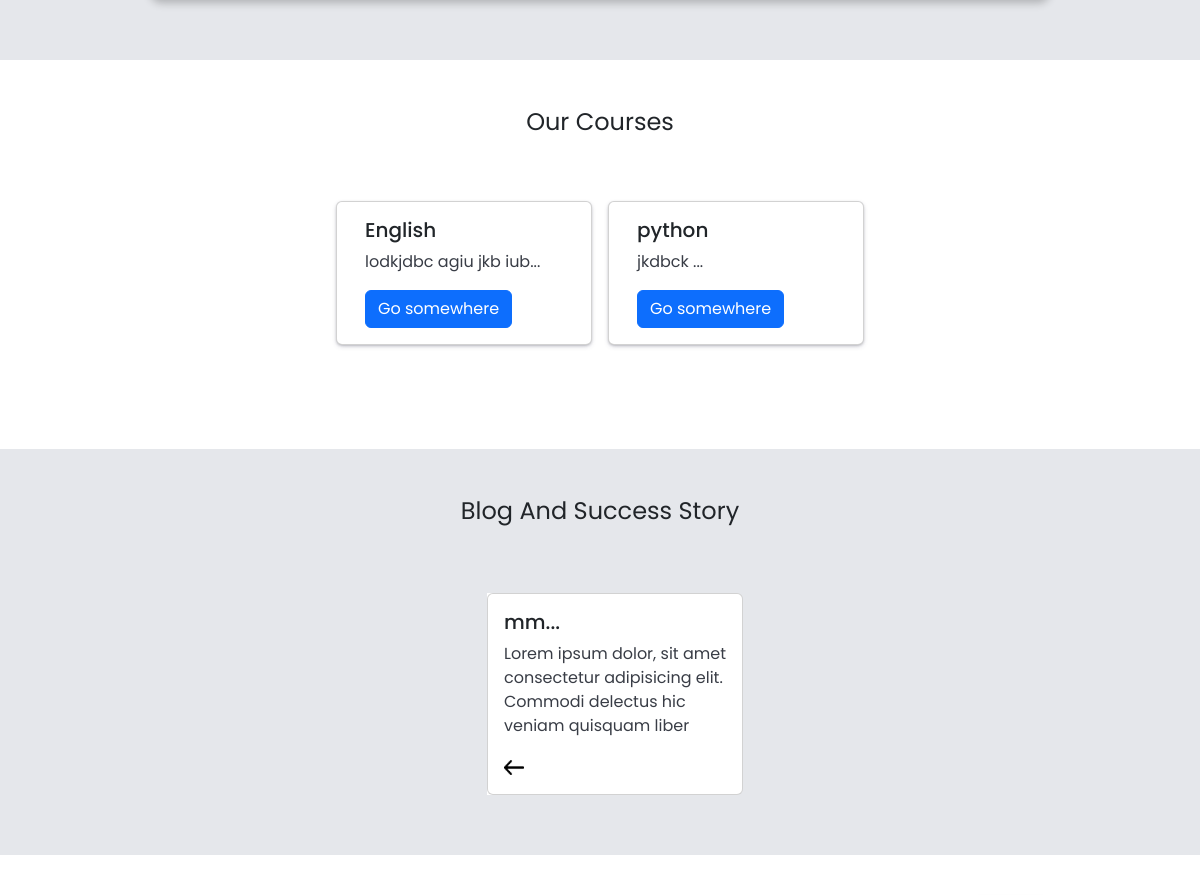
The app's page / (middle part), older data.
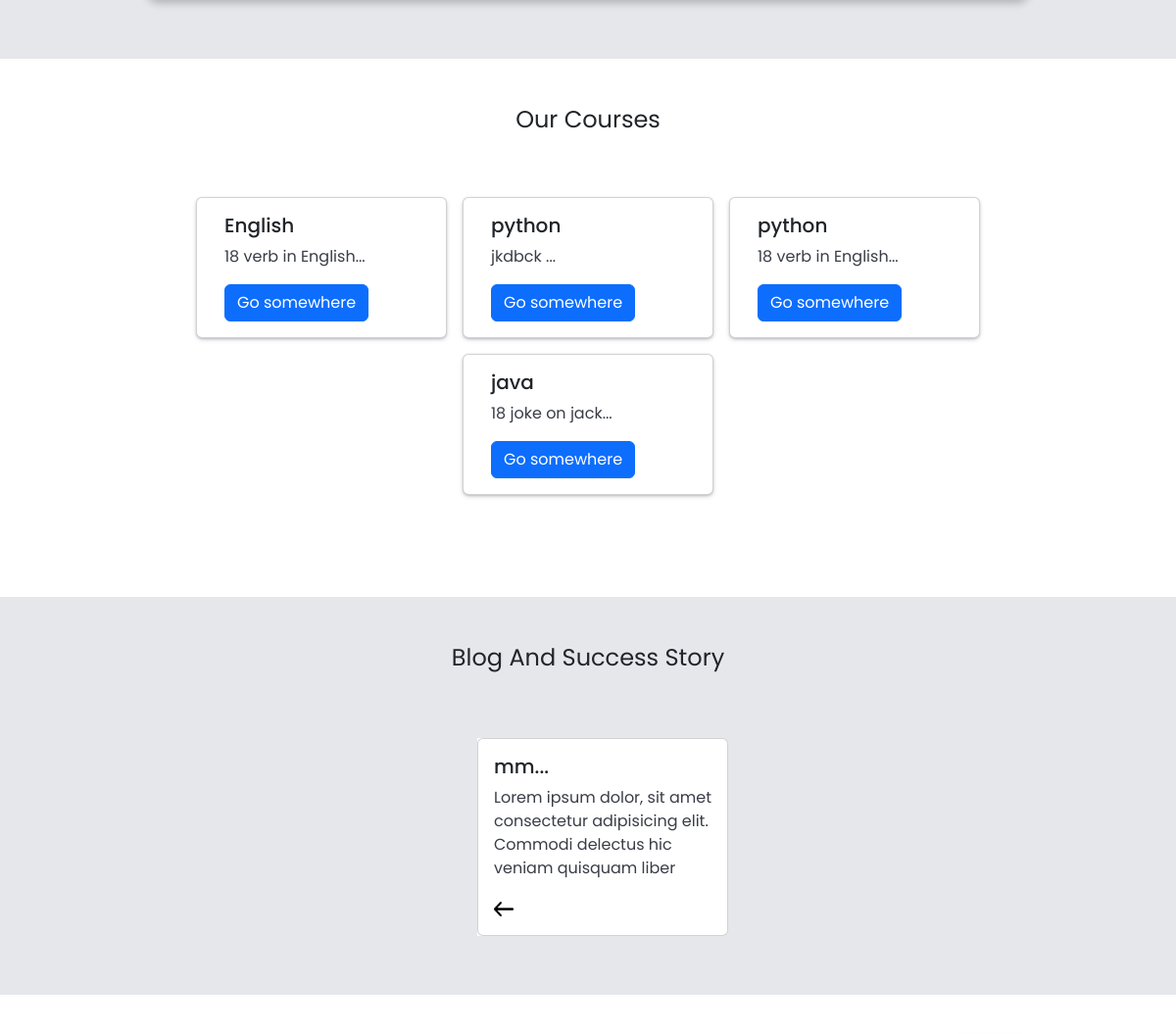
The same page, newer data.
### home/models.py (models this page shows)
class courses(models.Model):
    subjectname =  models.ForeignKey(Subject, on_delete=models.SET_NULL, null=True, blank=True)
    title = models.CharField(max_length=200, null=True, blank=True)
    description = models.TextField(null=True, blank=True)
    paid = models.BooleanField(null=True, blank=True, default=False)
    class Meta:
        ordering = ['subjectname']

class Subject(models.Model):
    subject_name = models.CharField(max_length=100 ,null=True, blank=True)
    subject_code = models.CharField(max_length=100 ,null=True, blank=True)
    def __str__(self):
        return self.subject_name

class BlogStory(models.Model):
    title = models.CharField(max_length=100, null=True, blank=True)
    story = models.CharField(max_length=100, null=True, blank=True)
    description = models.TextField(max_length=500, null=True, blank=True)

### home/views.py (the view)
# urls.py: 2. Add a URL to urlpatterns:  path('', views.home, name='home')
def home(request):
    course= courses.objects.all()
    story = BlogStory.objects.all()
    sutdent_query = StudentQuery.objects.all()
    content = {
        'courses':course,
        'story': story,
        'query':sutdent_query,
    }
    if request.method == 'POST':
       query = request.POST.get('student_query')
       sutdent_query = StudentQuery.objects.create(query=query)
       return redirect('/')
    return render(request, "home/dashboard.html", content)

### templates/home/dashboard.html (shortened to what this page needs)
{% extends "layout/base.html" %}
{% block content %}
<div class="journey-section ff">
    <div class="student-zone-card">
        <div class="student-zone">
        </div>
    </div>
</div>
<div class="ff">
    <div class="blog-card-story py-5">
        <div>
            <h4 class="text-center ff">Our Courses</h4>
        </div>
        <div class="m-auto" style="width: 85%;">
            <div class="py-5">
                <div class="row justify-content-center">
                 {% for item in courses %}
                    <div class="card mx-2 my-2 blog-card" style="width: 16rem;">
                        <div class="card-body ff">
                            <h5 class="card-title ">{{item.subjectname}}</h5>
                            <p class="card-text para-col">{{item.description | slice:"0:80"}}...</p>
                            <a href="/courses/" class="btn btn-primary">Go somewhere</a>
                        </div>
                    </div>
                 {% endfor %}
                </div>
            </div>
        </div>
    </div>
</div>
<div class="story-section ff">
    <div class="w-100 h-100">
        <div>
            <h4 class="text-center py-5 ff">
                Blog And Success Story
            </h4>
        </div>
        <div class="w-75 m-auto py-2">
            <div class="row justify-content-center ">
                {% for item in story  %}
                    <div class="maincontainer mx-2  my-1">
                        <div class="thecard">
                            <div class="front-card">
                                <div>
                                    <div class="card" style="width: 16rem;">
                                        <div class="card-body ff">
                                            <h5 class="card-title">{{item.title | slice:"0:15"}}...</h5>
                                            <p class="card-text para-col">{{item.story}}</p>
                                            <img class="card-arrow-img" src="/static/images/download.png" alt="">
                                        </div>
                                    </div>
                                </div>
                            </div>
                            <div class="back-card">
                                <div class="card" style="width: 16rem;">
                                    <div class="card-body ff">
                                        <p class="card-text para-col">{{item.description | slice:"0:120" }}...</p>
                                    </div>
                                </div>
                            </div>
                        </div>
                    </div>
                {% endfor %}
            </div>
        </div>
    </div>
</div>
<div class="py-5">
</div>
{% endblock content %}

### templates/layout/base.html (shortened to what this page needs)
<!DOCTYPE html>
<html lang="en">
<head>
    <link href="https://cdn.jsdelivr.net/npm/bootstrap@5.3.3/dist/css/bootstrap.min.css" rel="stylesheet">
    <link rel= "stylesheet" href= "path/to/line-awesome/css/line-awesome-font-awesome.min.css" >
    <link rel="stylesheet" href="/static/css/style.css">
    <link rel="stylesheet" href="/static/css/owl.carousel.min.css">
</head>
<body>
    <div class="web-bg">
            {% block content %}{% endblock content %}
       </div>
</body>
</html>

### static/css/style.css (style rules this page uses)
body { margin: 0%; padding: 0%; box-sizing: border-box; width: 100%; }
:root { --span-icon: #9333ea; --span-icon-background: #9333ea; }
.ff { font-family: "Poppins", sans-serif; font-weight: 400; font-style: normal; }
.journey-section { background-color: #e5e7eb; }
.student-zone { padding-bottom: 60px; }
.maincontainer { position: relative; width: 250px; height: 250px; }
.thecard { position: absolute; width: 100%; height: 100%; transform-style: preserve-3d; transition: all 0.5s ease; }
.front-card { position: absolute; width: 100%; backface-visibility: hidden; background: #fff; color: #333; }
.back-card { position: absolute; width: 100%; backface-visibility: hidden; background: #fff; color: #393d46; transform: rotateY(180deg); }
.story-section { background-color: #e5e7eb; }
.blog-card { box-shadow: rgba(50, 50, 93, 0.25) 0px 2px 5px -1px, rgba(0, 0, 0, 0.3) 0px 1px 3px -1px; transition: 1s ease; }
.card-arrow-img { width: 20px; height: 15px; }
.para-col { color: #393d46; }
@media screen and (min-width: 600px) { .blog-card { max-width: 400px !important; width: 0rem; } }

Row changes from the older to the newer data that the page shows:
changed courses "English": description "lodkjdbc agiu jkb iub" → "18 verb in English"
added courses: subjectname "python", description "18 verb in English"
added courses: subjectname "java", description "18 joke on jack"
